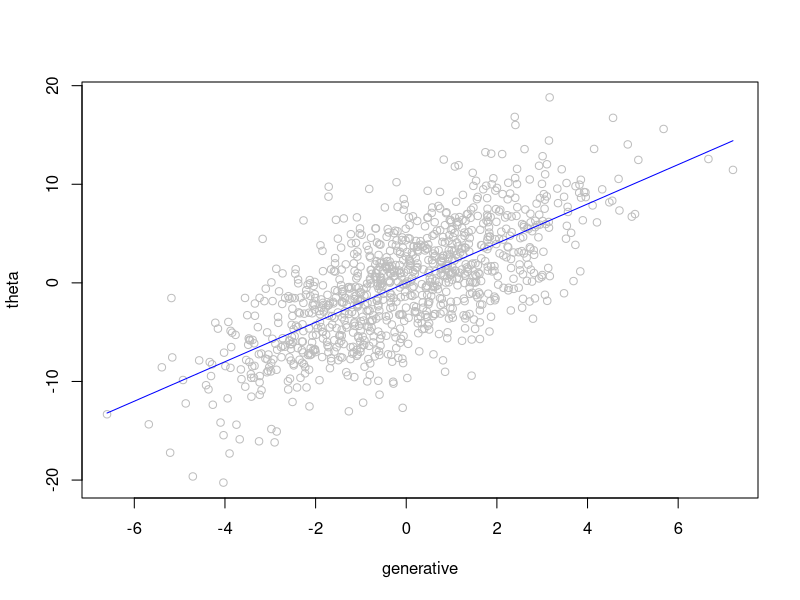
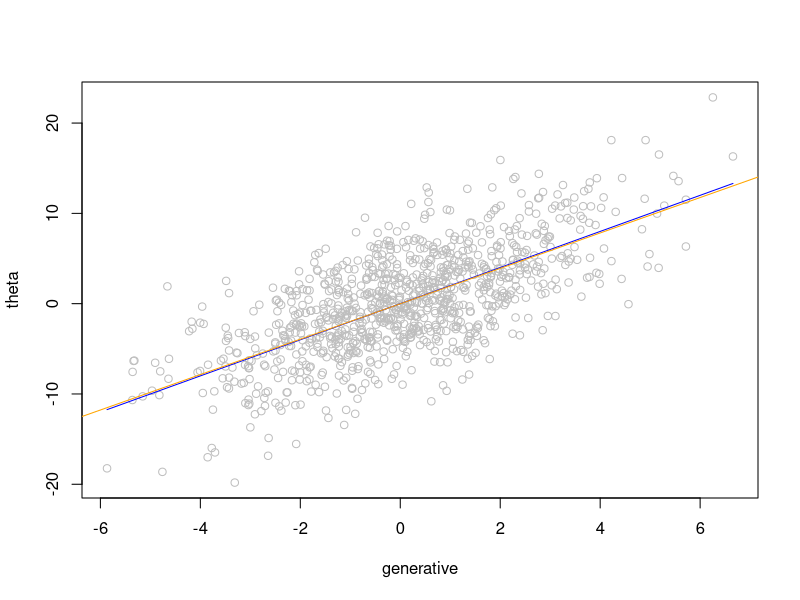
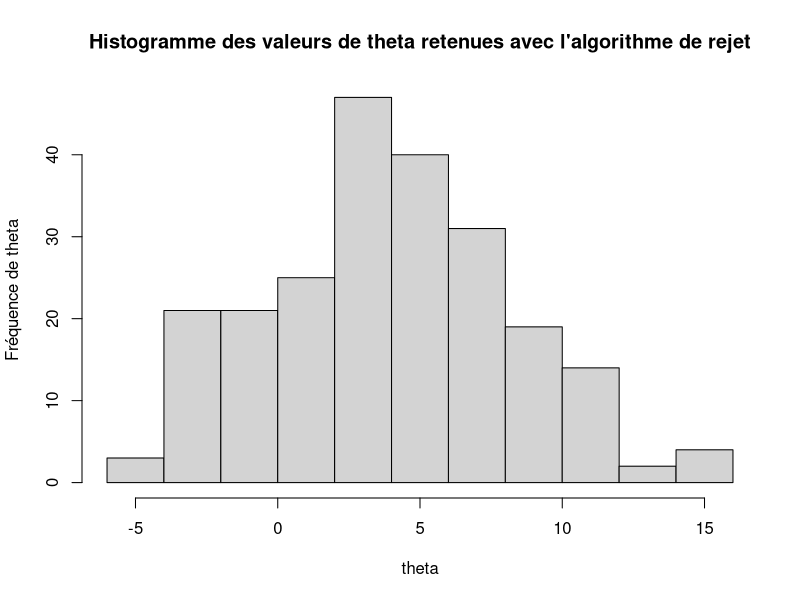
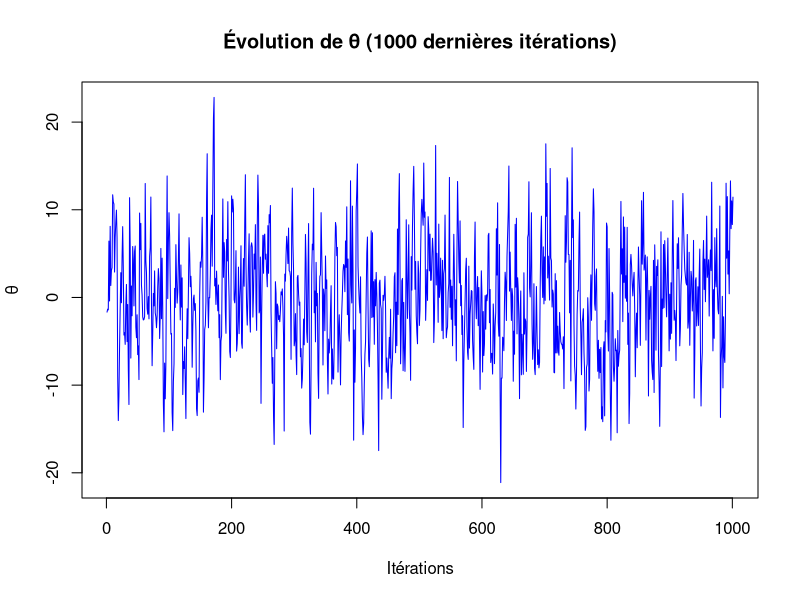
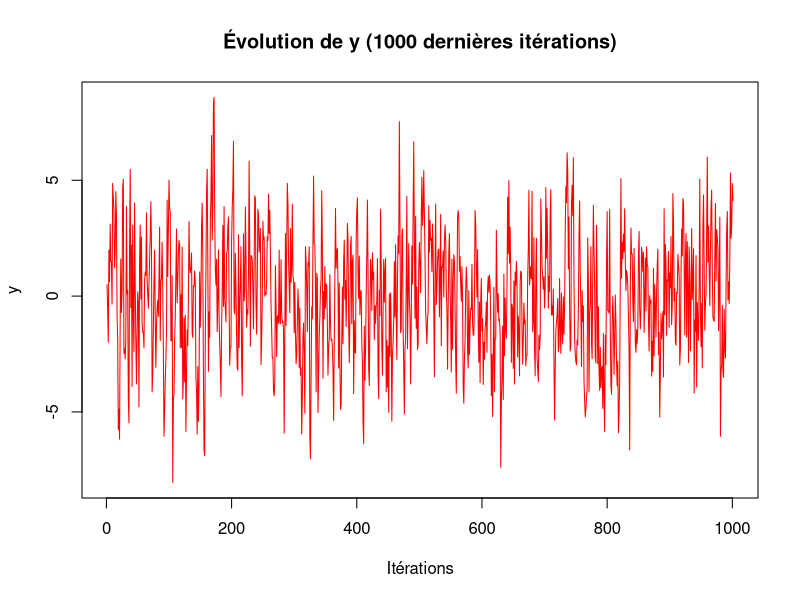
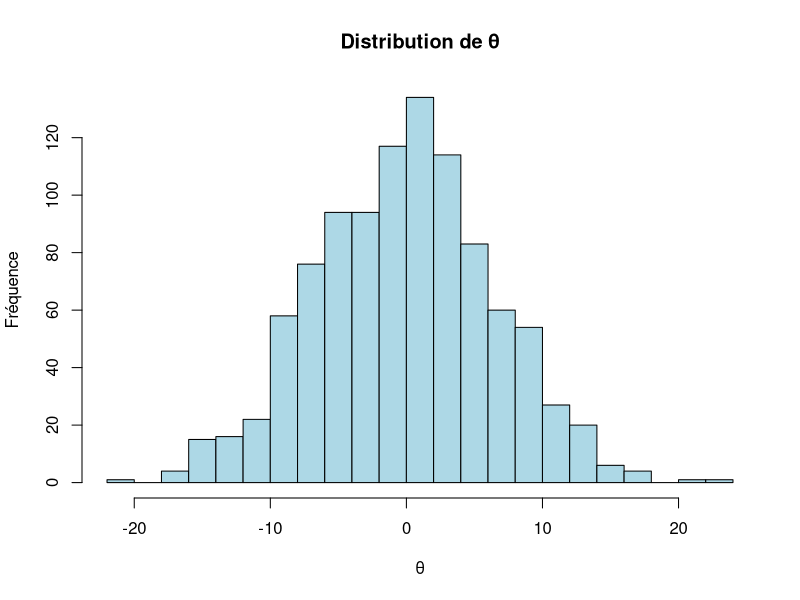
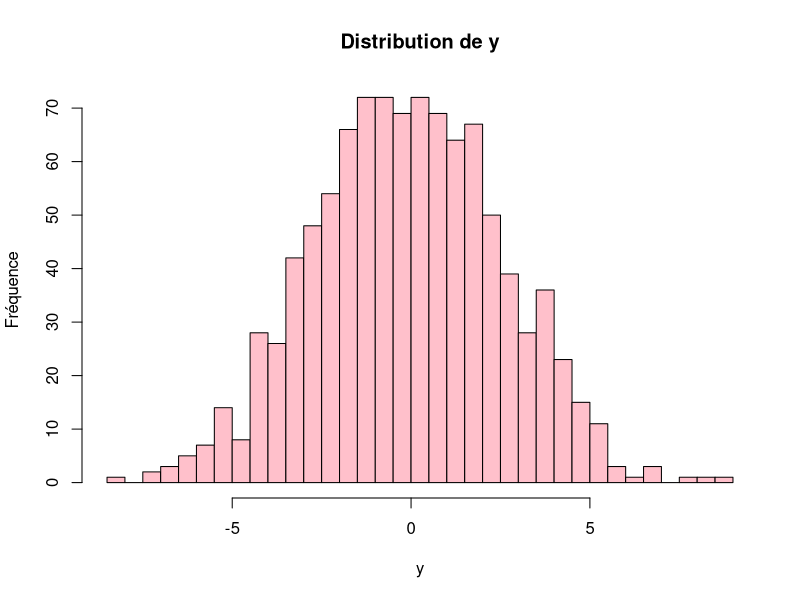

Source code (R) for these figures, in order:
## ---- chunk 1
# On génère des thetas à l'aide du résultat précédent
theta <- rnorm(1000,0,sqrt(32))
# On génère des y sachant les valeurs de theta
generative <- rnorm(1000,theta/4,sqrt(2))

# On assemble les résultats pour former des générations du couple (y, theta)
couple <- cbind(generative,theta)
## ---- chunk 2
theta <- rnorm(1000,0,sqrt(32))
generative <- rnorm(1000,theta/4,sqrt(2))

plot(generative,theta, col='grey')
lines(generative,2*generative, col='blue')
## ---- chunk 3
theta <- rnorm(1000,0,sqrt(32))
generative <- rnorm(1000,theta/4,sqrt(2))

plot(generative,theta, col='grey')
lines(generative,2*generative, col='blue')

reg_lin <- lm(theta ~ generative)

abline(reg_lin, col='orange')
## ---- chunk 4

theta_vector = c()

theta <- rnorm(100000,0, sqrt(32))
generative <- rnorm(100000,theta/4,sqrt(2))
theta_vector <- theta[generative > 1.99 & generative < 2.01]
## ---- chunk 5
hist(theta_vector, main = "Histogramme des valeurs de theta retenues avec l'algorithme de rejet",xlab ="theta", ylab = "Fréquence de theta")

## ---- chunk 6
n_total <- 2000
n_debut <- 1000

# Initialisation
theta_vecteur <- numeric(n_total)
y_vecteur <- numeric(n_total)
theta_vecteur[1] <- 0

# Échantillonnage de Gibbs
for (i in 2:n_total) {
    y_vecteur[i] <- rnorm(1, mean = theta_vecteur[i-1]/4, sd = 2)
    
    theta_vecteur[i] <- rnorm(1, mean = 2*y_vecteur[i], sd = 4)
}


# Tracé de θ (sans valeurs de début)
plot(theta_vecteur[n_debut:n_total], type="l", col="blue", 
     main="Évolution de θ (1000 dernières itérations)", 
     xlab="Itérations", ylab="θ")

# Tracé de y (sans valeurs de début)
plot(y_vecteur[n_debut:n_total], type="l", col="red", 
     main="Évolution de y (1000 dernières itérations)", 
     xlab="Itérations", ylab="y")

# Histogramme de θ
hist(theta_vecteur[n_debut:n_total], breaks=30, col="lightblue", 
     main="Distribution de θ", xlab="θ", ylab= "Fréquence")

# Histogramme de y
hist(y_vecteur[n_debut:n_total], breaks=30, col="pink", 
     main="Distribution de y", xlab="y",ylab = "Fréquence")


cat("Statistiques pour θ (toutes les valeurs):\n")
cat("Moyenne:", mean(theta_vecteur[0:n_total]), "\n")
cat("Écart-type:", sd(theta_vecteur[0:n_total]), "\n")

cat("Statistiques pour θ (1000 dernières valeurs):\n")
cat("Moyenne:", mean(theta_vecteur[n_debut:n_total]), "\n")
cat("Écart-type:", sd(theta_vecteur[n_debut:n_total]), "\n")

cat("\nStatistiques pour y (toutes les valeurs):\n")
cat("Moyenne:", mean(y_vecteur[0:n_total]), "\n")
cat("Écart-type:", sd(y_vecteur[0:n_total]), "\n")

cat("\nStatistiques pour y (1000 dernières valeurs):\n")
cat("Moyenne:", mean(y_vecteur[n_debut:n_total]), "\n")
cat("Écart-type:", sd(y_vecteur[n_debut:n_total]), "\n")

